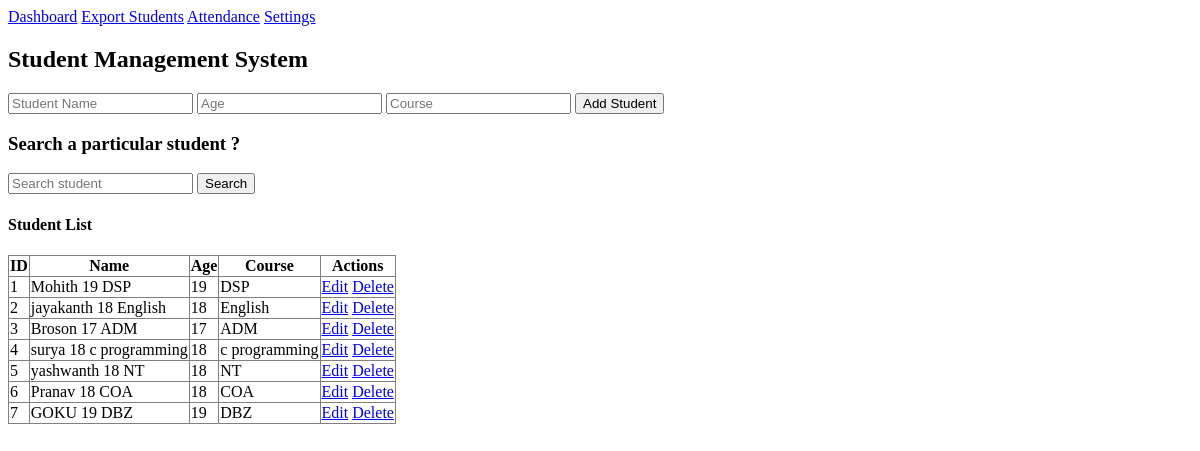
Screenshot of / (signed in) with the database file from the repository.
### models.py (models this page shows)
class Student(db.Model):
    id = db.Column(db.Integer, primary_key=True)
    name = db.Column(db.String(100))
    age = db.Column(db.Integer)
    course = db.Column(db.String(100))

### app.py (the view)
@app.route("/")
def home():
    if "user" not in session:
        return redirect("/login")
    page = request.args.get("page", 1, type=int)
    query = request.args.get("query", "")
    if query:
        students = Student.query.filter(
            Student.name.ilike(f"%{query}%")
        ).paginate(page=page, per_page=10)
    else:
        students = Student.query.paginate(page=page, per_page=10)
    return render_template("students.html", students=students, query=query)

### templates/students.html (shortened to what this page needs)
<!DOCTYPE html>
<html>
<head>
    <link rel="stylesheet" href="{{ url_for('static', filename='css/style.css') }}">
</head>
<body class="{{ session.get('theme','light') }}">
    <a href="/dashboard">Dashboard</a>
    <a href="/export">Export Students</a>
    <a href="/attendance">Attendance</a>
    <a href="/settings">Settings</a>
    <h2>Student Management System</h2>
    <form action="/add" method="POST">
        <input type="text" name="name" placeholder="Student Name" required>
        <input type="number" name="age" placeholder="Age" required>
        <input type="text" name="course" placeholder="Course" required>
        <button type="submit">Add Student</button>
    </form>
    <h3>Search a particular student ?</h3>
    <form action="/search" method="GET">
        <input type="text" name="query" value="{{ query or '' }}" placeholder="Search student">
        <button type="submit">Search</button>
    </form>
    <h4>Student List</h4>
    <table style="border-collapse: collapse;" border="1">
        <tr>
            <th>ID</th>
            <th>Name</th>
            <th>Age</th>
            <th>Course</th>
            <th>Actions</th>
        </tr>
        {% for student in students.items %}
        <tr>
            <td>{{ student.id }}</td>
            <td>
                {% if query and query.lower() in student.name.lower() %}
                {{ student.name | replace(query, "<mark>" + query + "</mark>") | safe }}
                {% else %}
                {{ student.name }}
                {{ student.age }}
                {{ student.course }}
                {% endif %}
            </td>
            <td>{{ student.age }}</td>
            <td>{{ student.course }}</td>
            <td>
                <a href="/edit/{{ student.id }}">Edit</a>
                <a href="/delete/{{ student.id }}">Delete</a>
            </td>
        </tr>
        {% endfor %}
    </table>
</body>
</html>

### static/css/style.css (style rules this page uses)
body.light { background: white; color: black; }

### rows the page displays
Student: id "1", name "Mohith", age "19", course "DSP"
Student: id "2", name "jayakanth", age "18", course "English"
Student: id "3", name "Broson", age "17", course "ADM"
Student: id "4", name "surya", age "18", course "c programming"
Student: id "5", name "yashwanth", age "18", course "NT"
Student: id "6", name "Pranav", age "18", course "COA"
Student: id "7", name "GOKU", age "19", course "DBZ"
